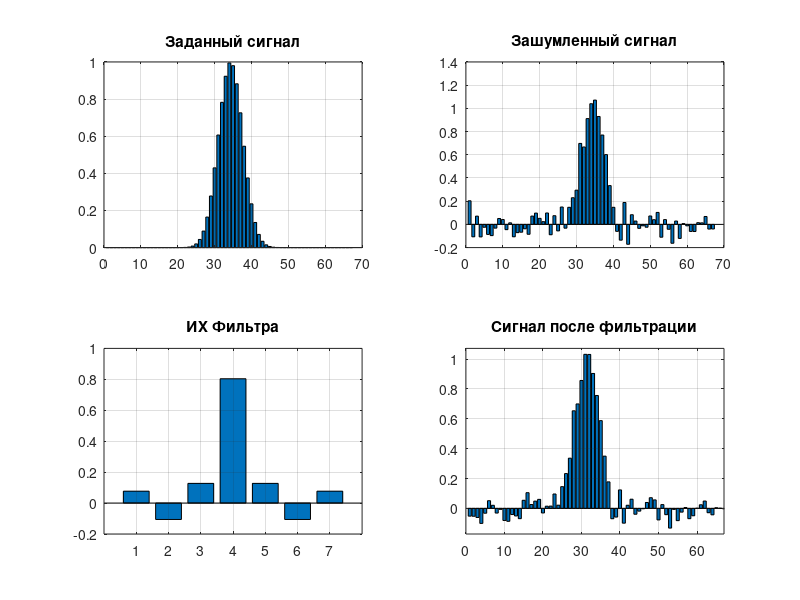
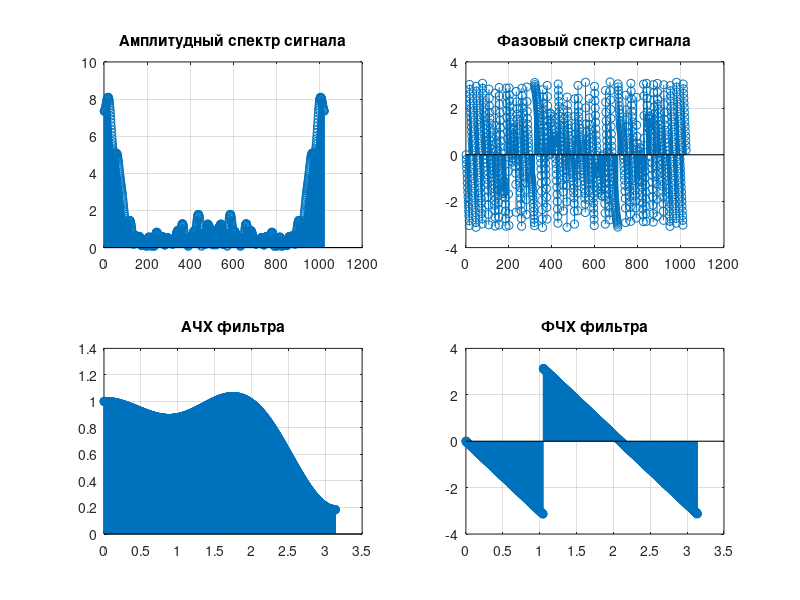

MATLAB code to generate these figures, in order:
%% Л.Р. №6 - Пример цифровой фильтрации с помощью БПФ в MATLAB
%%%%%%%%%%%% Исходные данные:
%%%%%%%%%%%% Сигнал: Гауссовский импульс
%%%%%%%%%%%% Фильтр: ФНЧ Кайзера
%%%%%%%%%%%% В программе к сигналу добавляется аддитивный Гауссовский шум

clear; clc; close all;
%% %%%%%%%%%%%%%%%%%%%%%%%%%%%%%%%%%%%%%%%%%%%%%%%%%%%%%%%%%%%%%%%%%%%%% %%
%% ЗАДАНИЕ

N=1024; %размерность БПФ
%сигнал
A=1; %амплитуда колокола
a=0.1; %ширина колокола
T=1; %предел колокола
Td=0.03*T; %шаг дисктеризации гауссовского испульса
%расчет сигнала
ts=[-T:Td:T];
St=A*exp(-ts.^2/(2*a^2));

%фильтр
n=6; %порядок фильтра
Fs=300; %частота среза фильтра
Fd=700; %частота дискретизации фильтра
%расчет фильтра
beta=1;%бета-параметр окна Кайзера
win=kaiser(n+1,beta);%окно Кайзера
F=Fs/(Fd/2);%нормировка частоты среза по частоте Найквиста
b=fir1(n,F,'low',win); %коэффициенты фильтра 

%добавление шума в сигнал
X=St+0.1*A*randn(size(ts));

%% %%%%%%%%%%%%%%%%%%%%%%%%%%%%%%%%%%%%%%%%%%%%%%%%%%%%%%%%%%%%%%%%%%%%% %%
%% ОСНОВНАЯ ПРОГРАММА

%цифровая фильтрация
Spb=fft(rot90(impz(b),-1),N);%БПФ ИХ фильтра
Sps=fft(X,N);%БПФ зашумленного сигнала
Sout=ifft(Sps.*rot90(Spb,2));%отфильтрованный сигнал

%графики сигнала
figure('Name','Сигналы','NumberTitle','off');
subplot(2,2,1); bar(St);title 'Заданный сигнал'; grid on;
subplot(2,2,2); bar(X);title 'Зашумленный сигнал'; grid on;
subplot(2,2,3); bar(impz(b));title 'ИХ Фильтра'; grid on;
subplot(2,2,4); bar(Sout);title 'Сигнал после фильтрации'; grid on;
axis([0 length(X) min(X) max(X)]);

%спектры
figure('Name','Спектры','NumberTitle','off');
subplot(2,2,1); stem(abs(Sps));title 'Амплитудный спектр сигнала'; grid on;
subplot(2,2,2); stem(angle(Sps));title 'Фазовый спектр сигнала'; grid on;
[H22,w22]=freqz(b,1,N);
subplot(2,2,3); stem(w22,abs(H22));title 'АЧХ фильтра'; grid on;
subplot(2,2,4); stem(w22,angle(H22));title 'ФЧХ фильтра'; grid on;
